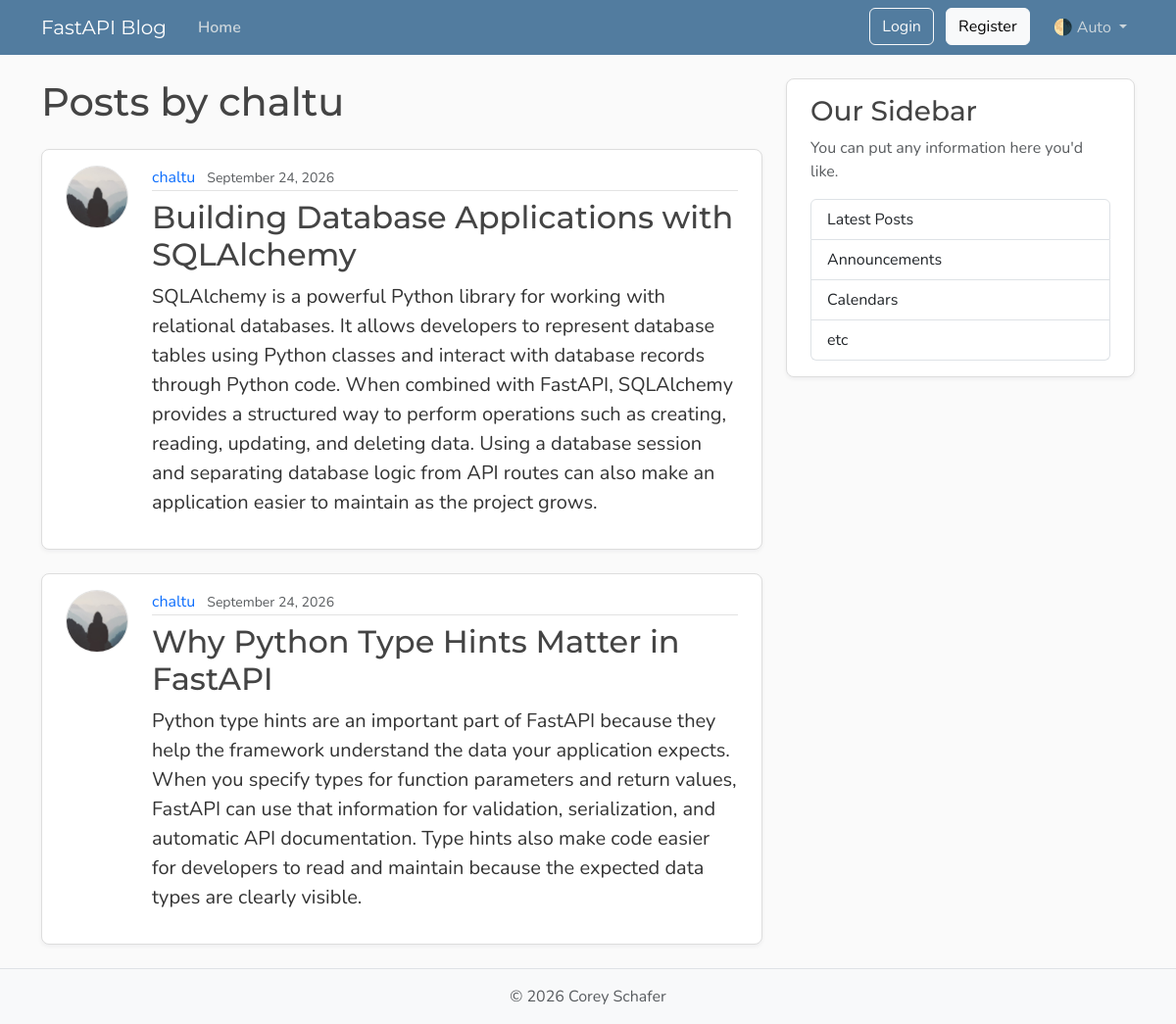
The page /users/2/posts on the database as committed earlier.
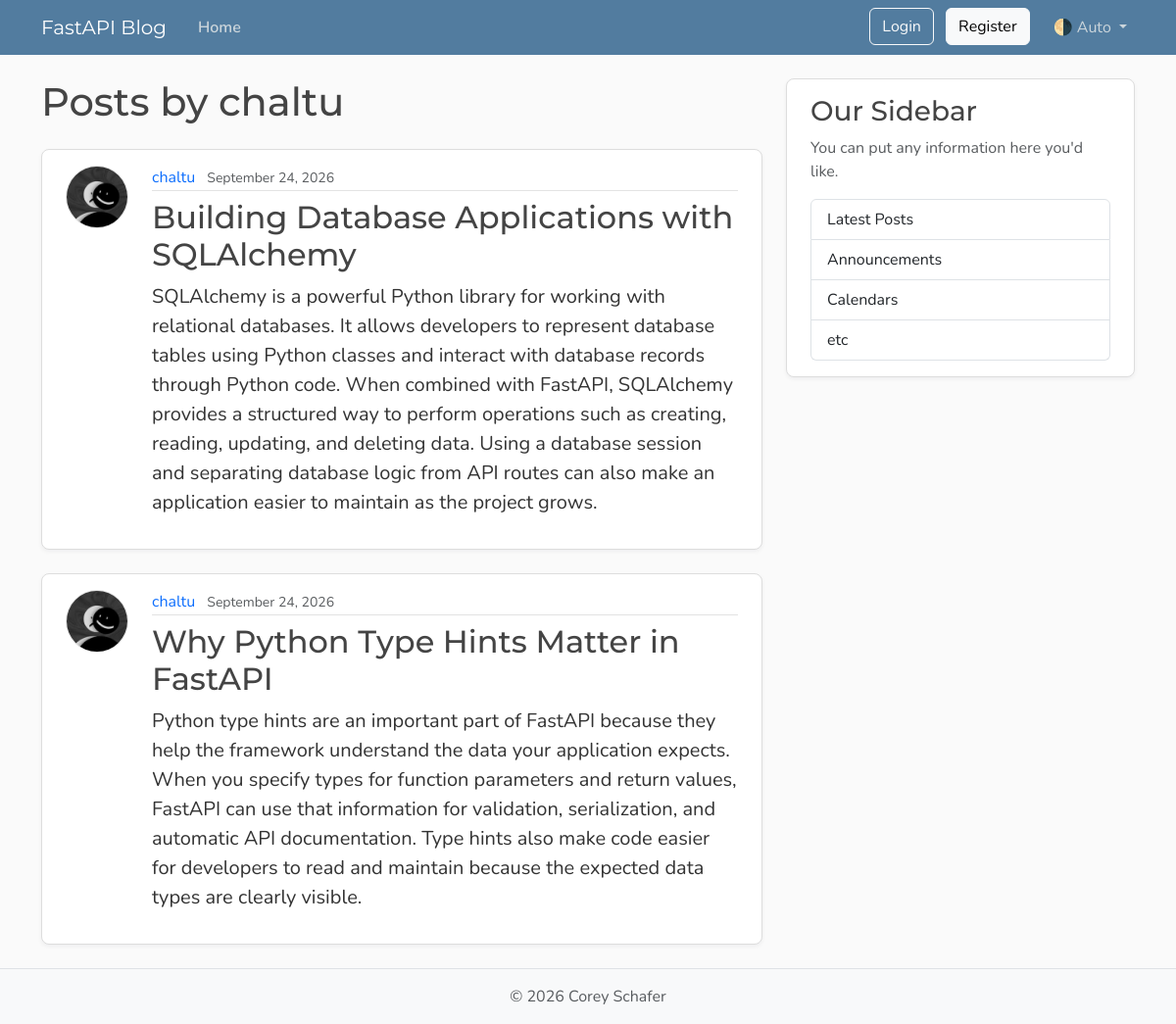
The same page on the database as committed later.
### models.py (models this page shows, shortened)
class Post(Base):
    __tablename__ = "posts"
    id: Mapped[int] = mapped_column(Integer, primary_key=True, index=True)
    title: Mapped[str] = mapped_column(String(100), nullable=False)
    content: Mapped[str] = mapped_column(Text, nullable=False)
    user_id: Mapped[int] = mapped_column(
        ForeignKey("users.id"),
        nullable=False,
        index=True,
    )
    date_posted: Mapped[datetime] = mapped_column(
        DateTime(timezone=True),
        default=lambda: datetime.now(UTC),
    )
    author: Mapped[User] = relationship(back_populates="posts")

class User(Base):
    __tablename__ = "users"
    id: Mapped[int] = mapped_column(Integer, primary_key=True, index=True)
    username: Mapped[str] = mapped_column(String(50), unique=True, nullable=False)
    email: Mapped[str] = mapped_column(String(120), unique=True, nullable=False)
    password_hash: Mapped[str] = mapped_column(String(200), nullable=False)
    image_file: Mapped[str | None] = mapped_column(
        String(200),
        nullable=True,
        default=None,
    )
    posts: Mapped[list[Post]] = relationship(
        back_populates="author",
        cascade="all, delete-orphan",
    )

### main.py (the view)
@app.get("/users/{user_id}/posts", include_in_schema=False, name="user_posts")
async def user_posts_page(
    request: Request,
    user_id: int,
    db: Annotated[AsyncSession, Depends(get_db)],
):
    result = await db.execute(select(models.User).where(models.User.id == user_id))
    user = result.scalars().first()
    if not user:
        raise HTTPException(
            status_code=status.HTTP_404_NOT_FOUND,
            detail="User not found",
        )
    result = await db.execute(
        select(models.Post)
        .options(selectinload(models.Post.author))
        .where(models.Post.user_id == user_id)
        .order_by(models.Post.date_posted.desc()),
    )
    posts = result.scalars().all()
    return templates.TemplateResponse(
        request,
        "user_posts.html",
        {"posts": posts, "user": user, "title": f"{user.username}'s Posts"},
    )

### templates/user_posts.html
{% extends "layout.html" %}
{% block content %}
  <h1 class="mb-4">Posts by {{ user.username }}</h1>
  {% for post in posts %}
    <article class="content-section py-3 px-4 mb-4">
      <div class="d-flex align-items-start gap-4">
        <img class="rounded-circle article-img flex-shrink-0"
             src="{{ post.author.image_path }}"
             alt="{{ post.author.username }}'s profile picture"
             width="64"
             height="64"
             loading="lazy">
        <div class="flex-grow-1">
          <div class="article-metadata mb-2">
            <a class="me-2"
               href="{{ url_for('user_posts', user_id=post.author.id) }}">{{ post.author.username }}</a>
            <small class="text-body-secondary">{{ post.date_posted.strftime("%B %d, %Y") }}</small>
          </div>
          <h2>
            <a class="article-title"
               href="{{ url_for('post_page', post_id=post.id) }}">{{ post.title }}</a>
          </h2>
          <p class="article-content">{{ post.content }}</p>
        </div>
      </div>
    </article>
  {% else %}
    <p class="text-body-secondary">No posts by this user yet.</p>
  {% endfor %}
{% endblock content %}

Rows that differ between the two databases and show on the page:
changed through a linked row, Post "Building Database Applications with SQLAlchemy": author.image_path: picture added in place of a placeholder
changed through a linked row, Post "Why Python Type Hints Matter in FastAPI": author.image_path: picture added in place of a placeholder
